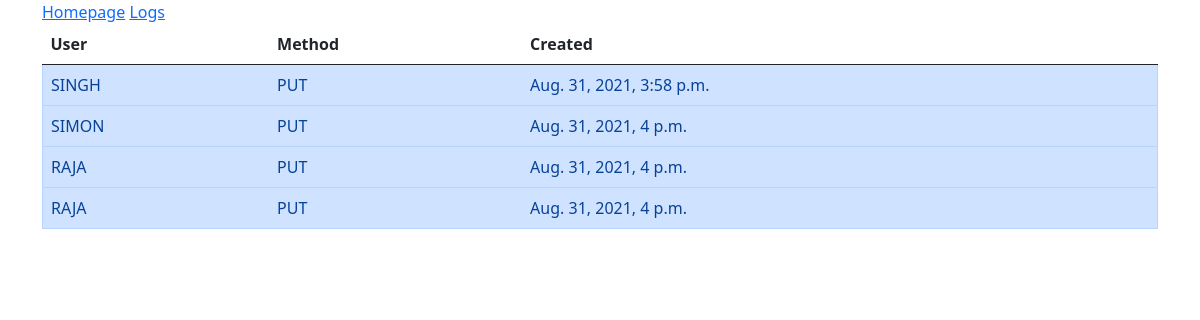
Before: /requestlog/ with the older database file.
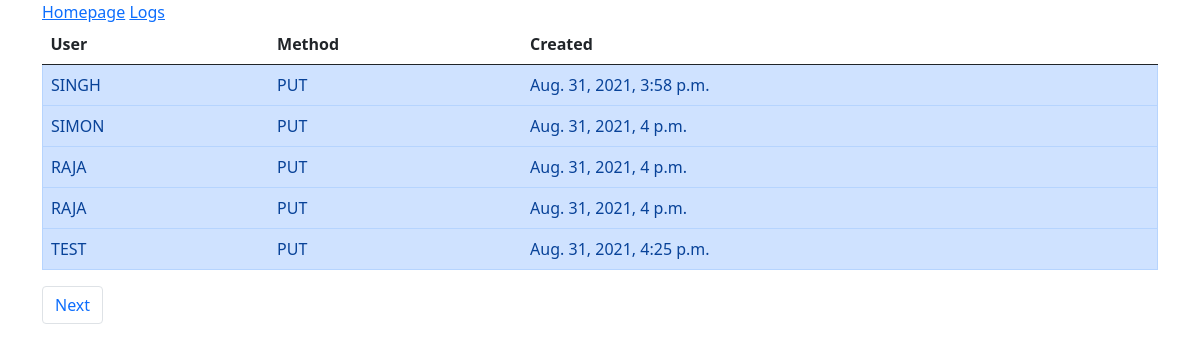
After: the same page with the newer database file.
### crudproject/core/models.py (models this page shows)
class RequestLog(models.Model):
    user = models.ForeignKey(User, on_delete=models.CASCADE, null=True, blank=True)
    class RequestType(models.IntegerChoices):
        GET = 1
        POST = 2
        PUT = 3
        DELETE = 4
    request_type = models.IntegerField(choices=RequestType.choices)
    created = models.DateTimeField(auto_now_add=True)

### crudproject/core/views.py (the view)
# urls.py: path("requestlog/", views.request_log_view),
def request_log_view(request):
    request_logs = RequestLog.objects.all()
    paginator = Paginator(request_logs, 5)
    page = request.GET.get("page", 1)
    page_obj = paginator.get_page(page)
    return render(
        request,
        "requestlog.html",
        {"request_logs": request_logs, "page_obj": page_obj},
    )

### crudproject/core/templates/requestlog.html (shortened to what this page needs)
{% extends "base.html" %}
{% block content %}
<div class="container">
  <div class="row">
    <div class="col">
      <a href="/">Homepage</a>
      <a href="/requestlog/">Logs</a>
    </div>
  </div>
  <div class="row">
    <div class="col">
      <table class="table">
        <thead>
          <tr>
            <th scope="col">User</th>
            <th scope="col">Method</th>
            <th scope="col">Created</th>
          </tr>
        </thead>
        <tbody>
          {% for obj in page_obj.object_list %}
            <tr class="alert alert-primary" role="alert">
              <td>{{ obj.user.username|upper }}</td>
              <td>{{ obj.get_request_type_display|upper }}</td>
              <td>{{ obj.created }}</td>
            </tr>
          {% endfor %}
        </tbody>
      </table>
      <nav aria-label="Page navigation example">
        <ul class="pagination">
          {% if page_obj.has_next %}
            <li class="page-item"><a class="page-link" href="?page={{ page_obj.next_page_number }}">Next</a></li>
          {% endif %}
        </ul>
      </nav>
    </div>
  </div>
</div>
{% endblock content %}

### crudproject/core/templates/base.html (shortened to what this page needs)
<!doctype html>
<html lang="en">
  <head>
    <link href="https://cdn.jsdelivr.net/npm/bootstrap@5.1.0/dist/css/bootstrap.min.css" rel="stylesheet">
  </head>
  <body>
    {% block content %}{% endblock content %}
  </body>
</html>

Changed rows visible on the page:
added RequestLog: user.username "TEST", request_type "PUT", created "Aug. 31, 2021, 4:25 p.m."
Other visible differences:
text now shown: "Next"
